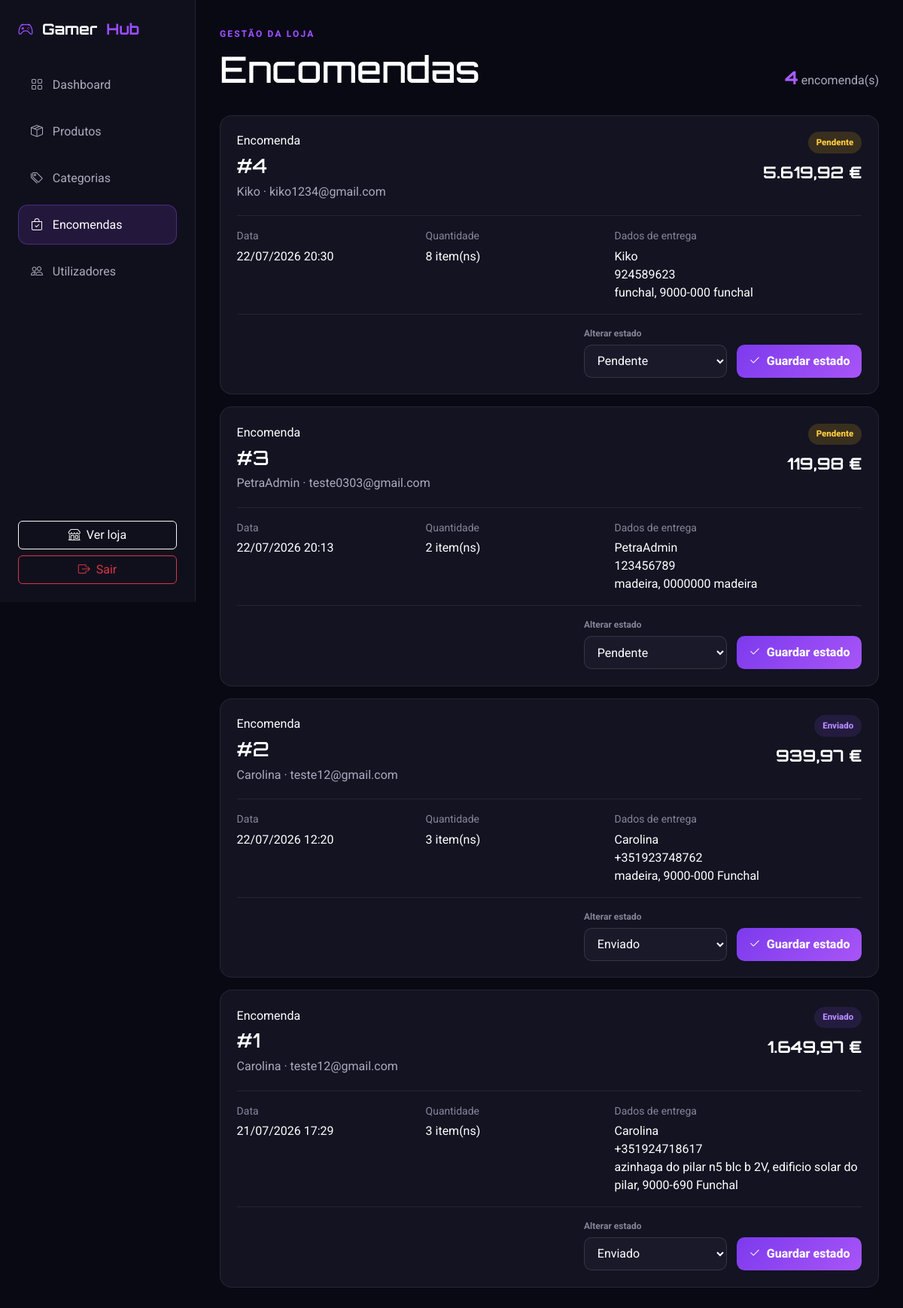
Screenshot of /admin/encomendas.php (signed in) with the database file from the repository.
### tables this page shows
CREATE TABLE `orders` (
  `id` int(11) NOT NULL,
  `user_id` int(11) NOT NULL,
  `data_encomenda` timestamp NOT NULL DEFAULT current_timestamp(),
  `estado` enum('pendente','pago','em_preparacao','enviado','entregue','cancelado') NOT NULL DEFAULT 'pendente',
  `metodo_pagamento` enum('cartao','mbway','multibanco','paypal') NOT NULL DEFAULT 'cartao',
  `total` decimal(10,2) NOT NULL,
  `nome_envio` varchar(100) NOT NULL,
  `email_envio` varchar(150) NOT NULL,
  `telefone_envio` varchar(20) NOT NULL,
  `morada_envio` varchar(255) NOT NULL,
  `cidade_envio` varchar(100) NOT NULL,
  `codigo_postal_envio` varchar(20) NOT NULL
);

CREATE TABLE `users` (
  `id` int(11) NOT NULL,
  `nome` varchar(100) NOT NULL,
  `email` varchar(150) NOT NULL,
  `password` varchar(255) NOT NULL,
  `tipo_utilizador` enum('cliente','admin') NOT NULL DEFAULT 'cliente',
  `telefone` varchar(20) DEFAULT NULL,
  `morada` varchar(255) DEFAULT NULL,
  `cidade` varchar(100) DEFAULT NULL,
  `codigo_postal` varchar(20) DEFAULT NULL,
  `criado_em` timestamp NOT NULL DEFAULT current_timestamp()
);

### admin/encomendas.php (the view, shortened to what this page needs)
<?php
$db = new Database();
$conn = $db->connect();
$estadosPermitidos = ["pendente", "pago", "em_preparacao", "enviado"];
function nomeEstado($estado) {
    $nomes = [
        "pendente" => "Pendente",
        "pago" => "Pago",
        "em_preparacao" => "Em preparação",
        "enviado" => "Enviado"
    ];
    return $nomes[$estado] ?? ucfirst($estado);
}
function classeEstado($estado) {
    $classes = [
        "pendente" => "status-pendente",
        "pago" => "status-pago",
        "em_preparacao" => "status-preparacao",
        "enviado" => "status-enviado"
    ];
    return $classes[$estado] ?? "status-pendente";
}
$sql = "
    SELECT
        orders.id,
        orders.data_encomenda,
        orders.estado,
        orders.total,
        orders.nome_envio,
        orders.email_envio,
        orders.telefone_envio,
        orders.morada_envio,
        orders.cidade_envio,
        orders.codigo_postal_envio,
        users.nome AS cliente,
        users.email AS cliente_email,
        COALESCE(SUM(order_items.quantidade), 0) AS total_itens
    FROM orders
    INNER JOIN users ON users.id = orders.user_id
    LEFT JOIN order_items ON order_items.order_id = orders.id
    GROUP BY
        orders.id,
        orders.data_encomenda,
        orders.estado,
        orders.total,
        orders.nome_envio,
        orders.email_envio,
        orders.telefone_envio,
        orders.morada_envio,
        orders.cidade_envio,
        orders.codigo_postal_envio,
        users.nome,
        users.email
    ORDER BY orders.data_encomenda DESC
";
$encomendas = $conn->query($sql)->fetchAll(PDO::FETCH_ASSOC);
?>
<!DOCTYPE html>
<html lang="pt-PT">
<head>
    <link href="https://cdn.jsdelivr.net/npm/bootstrap@5.3.3/dist/css/bootstrap.min.css" rel="stylesheet">
    <link rel="stylesheet" href="https://cdn.jsdelivr.net/npm/bootstrap-icons@1.11.3/font/bootstrap-icons.min.css">
</head>
<body>
<div class="admin-shell">
    <aside class="admin-sidebar">
        <a href="index.php" class="admin-logo"><i class="bi bi-controller"></i>Gamer<span>Hub</span></a>
        <nav class="admin-nav">
            <a href="index.php"><i class="bi bi-grid"></i>Dashboard</a>
            <a href="produtos.php"><i class="bi bi-box-seam"></i>Produtos</a>
            <a href="categorias.php"><i class="bi bi-tags"></i>Categorias</a>
            <a href="encomendas.php" class="active"><i class="bi bi-bag-check"></i>Encomendas</a>
            <a href="utilizadores.php"><i class="bi bi-people"></i>Utilizadores</a>
        </nav>
        <div class="admin-sidebar-footer">
            <a href="../index.php" class="btn btn-outline-light w-100 mb-2"><i class="bi bi-shop me-2"></i>Ver loja</a>
            <a href="../logout.php" class="btn btn-outline-danger w-100"><i class="bi bi-box-arrow-right me-2"></i>Sair</a>
        </div>
    </aside>
    <main class="admin-main">
        <header class="admin-header">
            <div><span>Gestão da loja</span><h1>Encomendas</h1></div>
            <div class="admin-header-count"><strong><?= count($encomendas) ?></strong> encomenda(s)</div>
        </header>
        <?php if (empty($encomendas)): ?>
            <div class="admin-empty"><i class="bi bi-bag-x fs-1"></i><h2 class="mt-3">Ainda não existem encomendas</h2></div>
        <?php else: ?>
            <?php foreach ($encomendas as $encomenda): ?>
                <article class="order-card">
                    <div class="order-top">
                        <div>
                            <span class="section-eyebrow">Encomenda</span>
                            <h2 class="order-number">#<?= (int) $encomenda["id"] ?></h2>
                            <div class="order-client"><?= htmlspecialchars($encomenda["cliente"]) ?> · <?= htmlspecialchars($encomenda["cliente_email"]) ?></div>
                        </div>
                        <div class="order-total">
                            <span class="status-badge <?= classeEstado($encomenda["estado"]) ?>"><?= htmlspecialchars(nomeEstado($encomenda["estado"])) ?></span>
                            <strong><?= number_format((float) $encomenda["total"], 2, ",", ".") ?> €</strong>
                        </div>
                    </div>
                    <div class="order-grid">
                        <div class="order-detail">
                            <small>Data</small>
                            <div><?= date("d/m/Y H:i", strtotime($encomenda["data_encomenda"])) ?></div>
                        </div>
                        <div class="order-detail">
                            <small>Quantidade</small>
                            <div><?= (int) $encomenda["total_itens"] ?> item(ns)</div>
                        </div>
                        <div class="order-detail">
                            <small>Dados de entrega</small>
                            <div><?= htmlspecialchars($encomenda["nome_envio"]) ?></div>
                            <div><?= htmlspecialchars($encomenda["telefone_envio"]) ?></div>
                            <div><?= htmlspecialchars($encomenda["morada_envio"]) ?>, <?= htmlspecialchars($encomenda["codigo_postal_envio"]) ?> <?= htmlspecialchars($encomenda["cidade_envio"]) ?></div>
                        </div>
                    </div>
                    <form action="encomendas.php" method="post" class="order-actions">
                        <div>
                            <label for="estado-<?= (int) $encomenda["id"] ?>">Alterar estado</label>
                            <select id="estado-<?= (int) $encomenda["id"] ?>" name="estado">
                                <?php foreach ($estadosPermitidos as $estado): ?>
                                    <option value="<?= htmlspecialchars($estado) ?>" <?= $estado === $encomenda["estado"] ? "selected" : "" ?>>
                                        <?= htmlspecialchars(nomeEstado($estado)) ?>
                                    </option>
                                <?php endforeach; ?>
                            </select>
                        </div>
                        <button type="submit" name="atualizar_estado" class="btn-purple">
                            <i class="bi bi-check2 me-2"></i>Guardar estado
                        </button>
                    </form>
                </article>
            <?php endforeach; ?>
        <?php endif; ?>
    </main>
</div>
</body>
</html>

### admin/encomendas.php (style rules this page uses)
body { min-height:100vh;margin:0;background:#090914;color:#fff;font-family:"Roboto",sans-serif }
.admin-shell { display:grid;grid-template-columns:260px minmax(0,1fr);min-height:100vh }
.admin-sidebar { position:sticky;top:0;height:100vh;padding:1.5rem;border-right:1px solid rgba(255,255,255,.08);background:#10101d }
.admin-logo { display:flex;align-items:center;gap:.75rem;margin-bottom:2rem;color:#fff;font-family:"Orbitron",sans-serif;font-size:1.25rem;font-weight:700;text-decoration:none }
.admin-logo i,.admin-logo span { color:#9b4dff }
.admin-nav { display:grid;gap:.55rem }
.admin-nav a { display:flex;align-items:center;gap:.8rem;padding:.85rem 1rem;border:1px solid transparent;border-radius:.8rem;color:#aaaabd;text-decoration:none }
.admin-nav a:hover,.admin-nav a.active { border-color:rgba(155,77,255,.35);background:rgba(155,77,255,.14);color:#fff }
.admin-sidebar-footer { position:absolute;right:1.5rem;bottom:1.5rem;left:1.5rem }
.admin-main { padding:2rem }
.admin-header { display:flex;align-items:flex-end;justify-content:space-between;gap:1rem;margin-bottom:2rem }
.admin-header span { color:#9b4dff;font-size:.75rem;font-weight:800;letter-spacing:.18em;text-transform:uppercase }
.admin-header h1 { margin:.45rem 0 0;font-family:"Orbitron",sans-serif;font-size:clamp(2rem,4vw,3.5rem) }
.admin-header-count { color:#aaaabd }
.admin-header-count strong { color:#a95cff;font-family:"Orbitron",sans-serif;font-size:1.5rem }
.order-card { margin-bottom:1rem;padding:1.35rem;border:1px solid rgba(255,255,255,.08);border-radius:1rem;background:#131322 }
.order-top { display:flex;align-items:flex-start;justify-content:space-between;gap:1rem;margin-bottom:1.2rem }
.order-number { margin:.3rem 0 0;font-family:"Orbitron",sans-serif;font-size:1.65rem }
.order-client { margin-top:.45rem;color:#aaaabd }
.order-total { text-align:right }
.order-total strong { display:block;margin-top:.55rem;font-family:"Orbitron",sans-serif;font-size:1.35rem }
.status-badge { display:inline-flex;padding:.35rem .7rem;border-radius:999px;font-size:.72rem;font-weight:800 }
.status-pendente { background:rgba(255,193,7,.16);color:#ffcf40 }
.status-enviado { background:rgba(111,66,193,.18);color:#b48cff }
.order-grid { display:grid;grid-template-columns:1fr 1fr 1.4fr;gap:1rem;padding:1rem 0;border-top:1px solid rgba(255,255,255,.07);border-bottom:1px solid rgba(255,255,255,.07) }
.order-detail small { display:block;margin-bottom:.3rem;color:#858599 }
.order-detail div { line-height:1.5 }
.order-actions { display:flex;align-items:end;justify-content:flex-end;gap:.8rem;margin-top:1rem }
.order-actions label { display:block;margin-bottom:.35rem;color:#858599;font-size:.75rem;font-weight:700 }
.order-actions select { min-width:190px;height:44px;padding:0 .8rem;border:1px solid rgba(255,255,255,.12);border-radius:.65rem;outline:none;background:#19192a;color:#fff }
.btn-purple { height:44px;padding:0 1rem;border:0;border-radius:.65rem;background:linear-gradient(135deg,#7c3aed,#a855f7);color:#fff;font-weight:800 }

### rows the page displays
orders: id "4", user.nome "Kiko", user.email "kiko1234@gmail.com", estado "Pendente", total "5.619,92", data_encomenda "22/07/2026 20:30", total_itens "8", nome_envio "Kiko", telefone_envio "924589623", morada_envio "funchal", codigo_postal_envio "9000-000", cidade_envio "funchal"
orders: id "3", user.nome "PetraAdmin", user.email "teste0303@gmail.com", estado "Pendente", total "119,98", data_encomenda "22/07/2026 20:13", total_itens "2", nome_envio "PetraAdmin", telefone_envio "123456789", morada_envio "madeira", codigo_postal_envio "0000000", cidade_envio "madeira"
orders: id "2", user.nome "Carolina", user.email "teste12@gmail.com", estado "Enviado", total "939,97", data_encomenda "22/07/2026 12:20", total_itens "3", nome_envio "Carolina", telefone_envio "+351923748762", morada_envio "madeira", codigo_postal_envio "9000-000", cidade_envio "Funchal"
orders: id "1", user.nome "Carolina", user.email "teste12@gmail.com", estado "Enviado", total "1.649,97", data_encomenda "21/07/2026 17:29", total_itens "3", nome_envio "Carolina", telefone_envio "+351924718617", morada_envio "azinhaga do pilar n5 blc b 2V, edificio solar do pilar", codigo_postal_envio "9000-690", cidade_envio "Funchal"

### other values shown
count($encomendas) "4"
form field estado "Pendente"
form field estado "Enviado"
